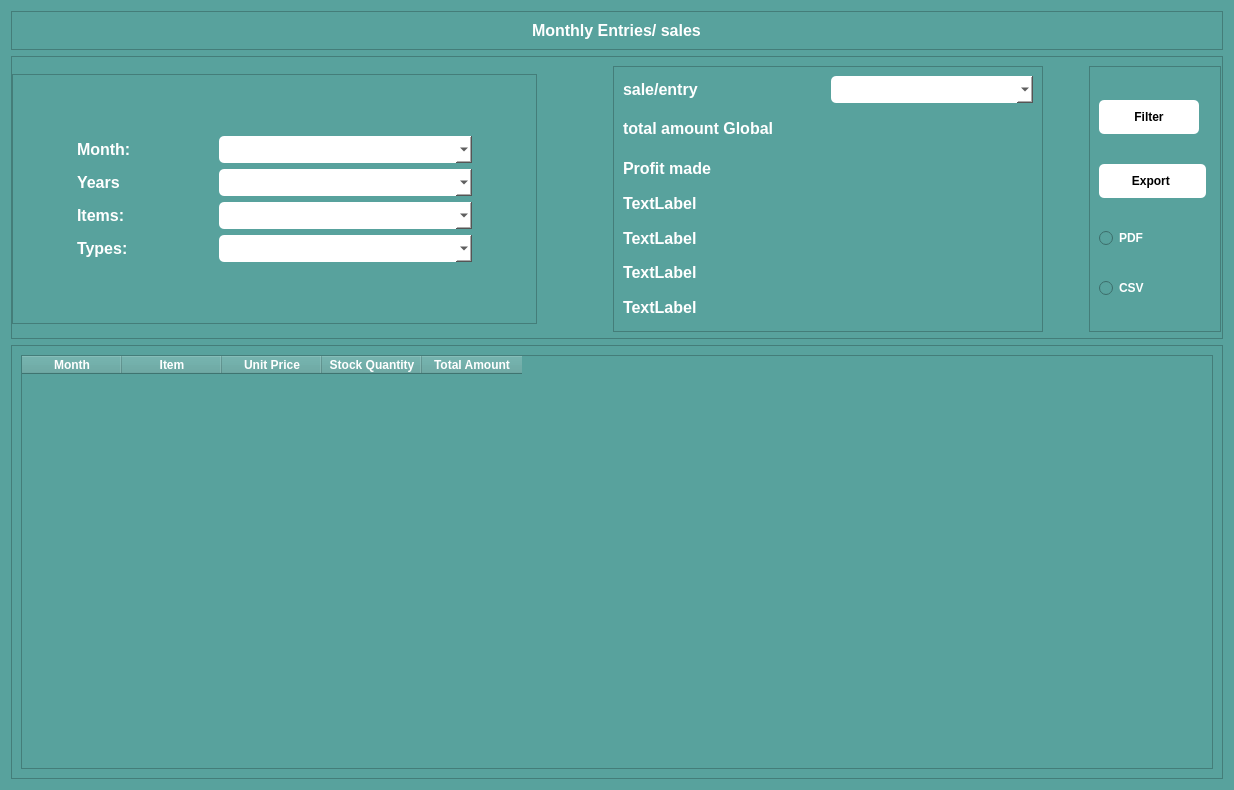
<?xml version="1.0" encoding="UTF-8"?>
<ui version="4.0">
 <class>Form</class>
 <widget class="QWidget" name="Form">
  <property name="geometry">
   <rect>
    <x>0</x>
    <y>0</y>
    <width>1234</width>
    <height>790</height>
   </rect>
  </property>
  <property name="windowTitle">
   <string>Form</string>
  </property>
  <property name="styleSheet">
   <string notr="true">QWidget{
background-color: rgb(88, 162, 157);

}
</string>
  </property>
  <layout class="QVBoxLayout" name="verticalLayout_3">
   <item>
    <widget class="QFrame" name="frame">
     <property name="frameShape">
      <enum>QFrame::StyledPanel</enum>
     </property>
     <property name="frameShadow">
      <enum>QFrame::Raised</enum>
     </property>
     <layout class="QVBoxLayout" name="verticalLayout_2">
      <item alignment="Qt::AlignHCenter">
       <widget class="QLabel" name="label">
        <property name="font">
         <font>
          <pointsize>12</pointsize>
          <bold>true</bold>
         </font>
        </property>
        <property name="styleSheet">
         <string notr="true">color: rgb(255, 255, 255);</string>
        </property>
        <property name="text">
         <string>Monthly Entries/ sales</string>
        </property>
       </widget>
      </item>
     </layout>
    </widget>
   </item>
   <item>
    <widget class="QFrame" name="frame_2">
     <property name="maximumSize">
      <size>
       <width>16777215</width>
       <height>283</height>
      </size>
     </property>
     <property name="styleSheet">
      <string notr="true">QLabel{
	color: rgb(255, 255, 255);
}

QComboBox{
	background-color: rgb(255, 255, 255);
	border-radius: 5px;
	padding: 5px;
	color: rgb(0, 0, 0);
}



</string>
     </property>
     <property name="frameShape">
      <enum>QFrame::StyledPanel</enum>
     </property>
     <property name="frameShadow">
      <enum>QFrame::Raised</enum>
     </property>
     <layout class="QHBoxLayout" name="horizontalLayout">
      <property name="leftMargin">
       <number>0</number>
      </property>
      <property name="topMargin">
       <number>9</number>
      </property>
      <property name="rightMargin">
       <number>1</number>
      </property>
      <property name="bottomMargin">
       <number>6</number>
      </property>
      <item>
       <widget class="QFrame" name="frame_6">
        <property name="minimumSize">
         <size>
          <width>500</width>
          <height>196</height>
         </size>
        </property>
        <property name="maximumSize">
         <size>
          <width>525</width>
          <height>250</height>
         </size>
        </property>
        <property name="frameShape">
         <enum>QFrame::StyledPanel</enum>
        </property>
        <property name="frameShadow">
         <enum>QFrame::Raised</enum>
        </property>
        <layout class="QGridLayout" name="gridLayout_4">
         <item row="0" column="0">
          <layout class="QGridLayout" name="gridLayout_3">
           <property name="sizeConstraint">
            <enum>QLayout::SetFixedSize</enum>
           </property>
           <item row="0" column="0">
            <widget class="QLabel" name="label_13">
             <property name="maximumSize">
              <size>
               <width>136</width>
               <height>16777215</height>
              </size>
             </property>
             <property name="font">
              <font>
               <pointsize>12</pointsize>
               <bold>true</bold>
              </font>
             </property>
             <property name="text">
              <string>Month: </string>
             </property>
            </widget>
           </item>
           <item row="2" column="0">
            <widget class="QLabel" name="label_14">
             <property name="maximumSize">
              <size>
               <width>136</width>
               <height>16777215</height>
              </size>
             </property>
             <property name="font">
              <font>
               <pointsize>12</pointsize>
               <bold>true</bold>
              </font>
             </property>
             <property name="text">
              <string>Items:</string>
             </property>
            </widget>
           </item>
           <item row="3" column="1">
            <widget class="QComboBox" name="items_types">
             <property name="maximumSize">
              <size>
               <width>253</width>
               <height>16777215</height>
              </size>
             </property>
             <property name="font">
              <font>
               <pointsize>10</pointsize>
               <bold>true</bold>
              </font>
             </property>
            </widget>
           </item>
           <item row="2" column="1">
            <widget class="QComboBox" name="category">
             <property name="maximumSize">
              <size>
               <width>253</width>
               <height>16777215</height>
              </size>
             </property>
             <property name="font">
              <font>
               <pointsize>10</pointsize>
               <bold>true</bold>
              </font>
             </property>
            </widget>
           </item>
           <item row="3" column="0">
            <widget class="QLabel" name="label_15">
             <property name="maximumSize">
              <size>
               <width>136</width>
               <height>16777215</height>
              </size>
             </property>
             <property name="font">
              <font>
               <pointsize>12</pointsize>
               <bold>true</bold>
              </font>
             </property>
             <property name="text">
              <string>Types:</string>
             </property>
            </widget>
           </item>
           <item row="1" column="1">
            <widget class="QComboBox" name="years">
             <property name="maximumSize">
              <size>
               <width>253</width>
               <height>16777215</height>
              </size>
             </property>
             <property name="font">
              <font>
               <pointsize>10</pointsize>
               <bold>true</bold>
              </font>
             </property>
            </widget>
           </item>
           <item row="0" column="1">
            <widget class="QComboBox" name="months">
             <property name="maximumSize">
              <size>
               <width>253</width>
               <height>16777215</height>
              </size>
             </property>
             <property name="font">
              <font>
               <pointsize>10</pointsize>
               <bold>true</bold>
              </font>
             </property>
            </widget>
           </item>
           <item row="1" column="0">
            <widget class="QLabel" name="label_16">
             <property name="maximumSize">
              <size>
               <width>136</width>
               <height>16777215</height>
              </size>
             </property>
             <property name="font">
              <font>
               <pointsize>12</pointsize>
               <bold>true</bold>
              </font>
             </property>
             <property name="text">
              <string>Years</string>
             </property>
            </widget>
           </item>
          </layout>
         </item>
        </layout>
       </widget>
      </item>
      <item>
       <spacer name="horizontalSpacer">
        <property name="orientation">
         <enum>Qt::Horizontal</enum>
        </property>
        <property name="sizeType">
         <enum>QSizePolicy::Fixed</enum>
        </property>
        <property name="sizeHint" stdset="0">
         <size>
          <width>70</width>
          <height>18</height>
         </size>
        </property>
       </spacer>
      </item>
      <item>
       <widget class="QFrame" name="frame_5">
        <property name="minimumSize">
         <size>
          <width>153</width>
          <height>266</height>
         </size>
        </property>
        <property name="maximumSize">
         <size>
          <width>430</width>
          <height>349</height>
         </size>
        </property>
        <property name="styleSheet">
         <string notr="true"/>
        </property>
        <property name="frameShape">
         <enum>QFrame::StyledPanel</enum>
        </property>
        <property name="frameShadow">
         <enum>QFrame::Raised</enum>
        </property>
        <layout class="QVBoxLayout" name="verticalLayout_8">
         <item>
          <layout class="QGridLayout" name="gridLayout_6">
           <item row="0" column="0">
            <widget class="QLabel" name="label_5">
             <property name="font">
              <font>
               <pointsize>12</pointsize>
               <bold>true</bold>
              </font>
             </property>
             <property name="text">
              <string>sale/entry</string>
             </property>
            </widget>
           </item>
           <item row="0" column="1">
            <widget class="QComboBox" name="sale_entries">
             <property name="font">
              <font>
               <pointsize>10</pointsize>
               <bold>true</bold>
              </font>
             </property>
            </widget>
           </item>
           <item row="1" column="0">
            <widget class="QLabel" name="label_6">
             <property name="minimumSize">
              <size>
               <width>0</width>
               <height>30</height>
              </size>
             </property>
             <property name="maximumSize">
              <size>
               <width>16777215</width>
               <height>39</height>
              </size>
             </property>
             <property name="font">
              <font>
               <pointsize>12</pointsize>
               <bold>true</bold>
              </font>
             </property>
             <property name="text">
              <string>total amount Global</string>
             </property>
            </widget>
           </item>
           <item row="1" column="1">
            <widget class="QLabel" name="globalamount">
             <property name="minimumSize">
              <size>
               <width>0</width>
               <height>26</height>
              </size>
             </property>
             <property name="maximumSize">
              <size>
               <width>16777215</width>
               <height>52</height>
              </size>
             </property>
             <property name="font">
              <font>
               <pointsize>12</pointsize>
               <bold>true</bold>
              </font>
             </property>
             <property name="text">
              <string/>
             </property>
            </widget>
           </item>
          </layout>
         </item>
         <item>
          <layout class="QGridLayout" name="gridLayout_2">
           <item row="2" column="0">
            <widget class="QLabel" name="label_7">
             <property name="font">
              <font>
               <pointsize>12</pointsize>
               <bold>true</bold>
              </font>
             </property>
             <property name="text">
              <string>Profit made</string>
             </property>
            </widget>
           </item>
           <item row="4" column="0">
            <widget class="QLabel" name="label_10">
             <property name="font">
              <font>
               <pointsize>12</pointsize>
               <bold>true</bold>
              </font>
             </property>
             <property name="text">
              <string>TextLabel</string>
             </property>
            </widget>
           </item>
           <item row="3" column="0">
            <widget class="QLabel" name="label_9">
             <property name="font">
              <font>
               <pointsize>12</pointsize>
               <bold>true</bold>
              </font>
             </property>
             <property name="text">
              <string>TextLabel</string>
             </property>
            </widget>
           </item>
           <item row="6" column="0">
            <widget class="QLabel" name="label_12">
             <property name="font">
              <font>
               <pointsize>12</pointsize>
               <bold>true</bold>
              </font>
             </property>
             <property name="text">
              <string>TextLabel</string>
             </property>
            </widget>
           </item>
           <item row="5" column="0">
            <widget class="QLabel" name="label_11">
             <property name="font">
              <font>
               <pointsize>12</pointsize>
               <bold>true</bold>
              </font>
             </property>
             <property name="text">
              <string>TextLabel</string>
             </property>
            </widget>
           </item>
          </layout>
         </item>
        </layout>
       </widget>
      </item>
      <item>
       <spacer name="horizontalSpacer_2">
        <property name="orientation">
         <enum>Qt::Horizontal</enum>
        </property>
        <property name="sizeType">
         <enum>QSizePolicy::Fixed</enum>
        </property>
        <property name="sizeHint" stdset="0">
         <size>
          <width>40</width>
          <height>20</height>
         </size>
        </property>
       </spacer>
      </item>
      <item>
       <widget class="QFrame" name="frame_4">
        <property name="maximumSize">
         <size>
          <width>132</width>
          <height>16777215</height>
         </size>
        </property>
        <property name="styleSheet">
         <string notr="true">QPushButton{
	background-color: rgb(255, 255, 255);
	border-radius: 5px;
	padding: 10px;
	color: rgb(0, 0, 0);
	width: 90px;
	font-weight: 900;
}
</string>
        </property>
        <property name="frameShape">
         <enum>QFrame::StyledPanel</enum>
        </property>
        <property name="frameShadow">
         <enum>QFrame::Raised</enum>
        </property>
        <layout class="QVBoxLayout" name="verticalLayout_4">
         <item>
          <widget class="QPushButton" name="filter_button">
           <property name="maximumSize">
            <size>
             <width>100</width>
             <height>16777215</height>
            </size>
           </property>
           <property name="text">
            <string>Filter</string>
           </property>
           <property name="icon">
            <iconset resource="../static.qrc">
             <normaloff>:/logo/images/filter_100px.png</normaloff>:/logo/images/filter_100px.png</iconset>
           </property>
           <property name="iconSize">
            <size>
             <width>32</width>
             <height>32</height>
            </size>
           </property>
          </widget>
         </item>
         <item>
          <widget class="QPushButton" name="export_button">
           <property name="maximumSize">
            <size>
             <width>107</width>
             <height>16777215</height>
            </size>
           </property>
           <property name="text">
            <string>Export </string>
           </property>
           <property name="icon">
            <iconset resource="../static.qrc">
             <normaloff>:/logo/images/export_24px.png</normaloff>:/logo/images/export_24px.png</iconset>
           </property>
           <property name="iconSize">
            <size>
             <width>32</width>
             <height>32</height>
            </size>
           </property>
          </widget>
         </item>
         <item>
          <widget class="QRadioButton" name="radio_pdf">
           <property name="font">
            <font>
             <bold>true</bold>
            </font>
           </property>
           <property name="styleSheet">
            <string notr="true">color: rgb(255, 255, 255);</string>
           </property>
           <property name="text">
            <string>PDF</string>
           </property>
          </widget>
         </item>
         <item>
          <widget class="QRadioButton" name="radio_csv">
           <property name="font">
            <font>
             <bold>true</bold>
            </font>
           </property>
           <property name="styleSheet">
            <string notr="true">color: rgb(255, 255, 255);</string>
           </property>
           <property name="text">
            <string>CSV</string>
           </property>
          </widget>
         </item>
        </layout>
       </widget>
      </item>
     </layout>
    </widget>
   </item>
   <item>
    <widget class="QFrame" name="frame_3">
     <property name="styleSheet">
      <string notr="true">color: rgb(0, 0, 0);</string>
     </property>
     <property name="frameShape">
      <enum>QFrame::StyledPanel</enum>
     </property>
     <property name="frameShadow">
      <enum>QFrame::Raised</enum>
     </property>
     <layout class="QVBoxLayout" name="verticalLayout">
      <item>
       <widget class="QTableWidget" name="tableWidget">
        <property name="font">
         <font>
          <pointsize>10</pointsize>
          <bold>true</bold>
         </font>
        </property>
        <property name="styleSheet">
         <string notr="true">color: rgb(255, 255, 255);
font-weight: 900;</string>
        </property>
        <column>
         <property name="text">
          <string>Month</string>
         </property>
         <property name="font">
          <font>
           <bold>true</bold>
          </font>
         </property>
        </column>
        <column>
         <property name="text">
          <string>Item</string>
         </property>
         <property name="font">
          <font>
           <bold>true</bold>
          </font>
         </property>
        </column>
        <column>
         <property name="text">
          <string>Unit Price</string>
         </property>
         <property name="font">
          <font>
           <bold>true</bold>
          </font>
         </property>
        </column>
        <column>
         <property name="text">
          <string>Stock Quantity</string>
         </property>
         <property name="font">
          <font>
           <bold>true</bold>
          </font>
         </property>
        </column>
        <column>
         <property name="text">
          <string>Total Amount</string>
         </property>
         <property name="font">
          <font>
           <bold>true</bold>
          </font>
         </property>
        </column>
       </widget>
      </item>
     </layout>
    </widget>
   </item>
  </layout>
 </widget>
 <resources>
  <include location="../static.qrc"/>
 </resources>
 <connections/>
</ui>
